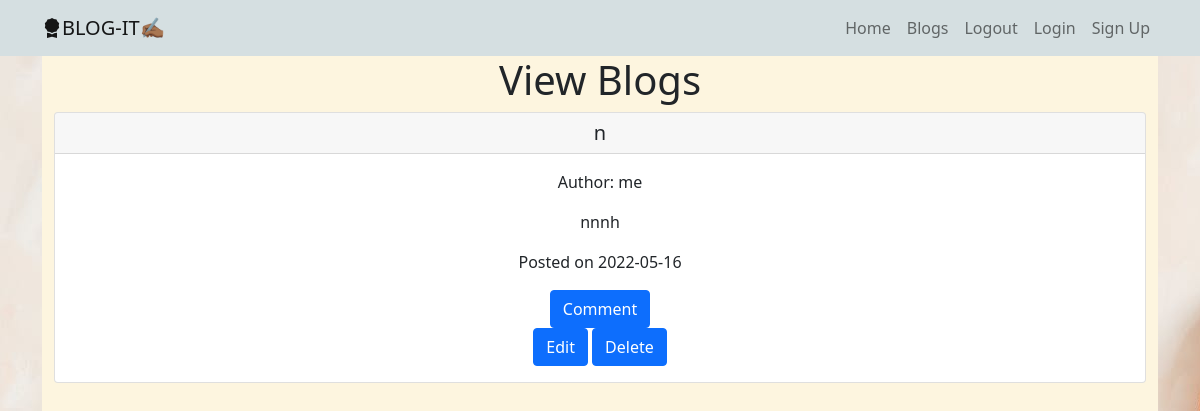
Before: /blogs (signed in) with the older database file.
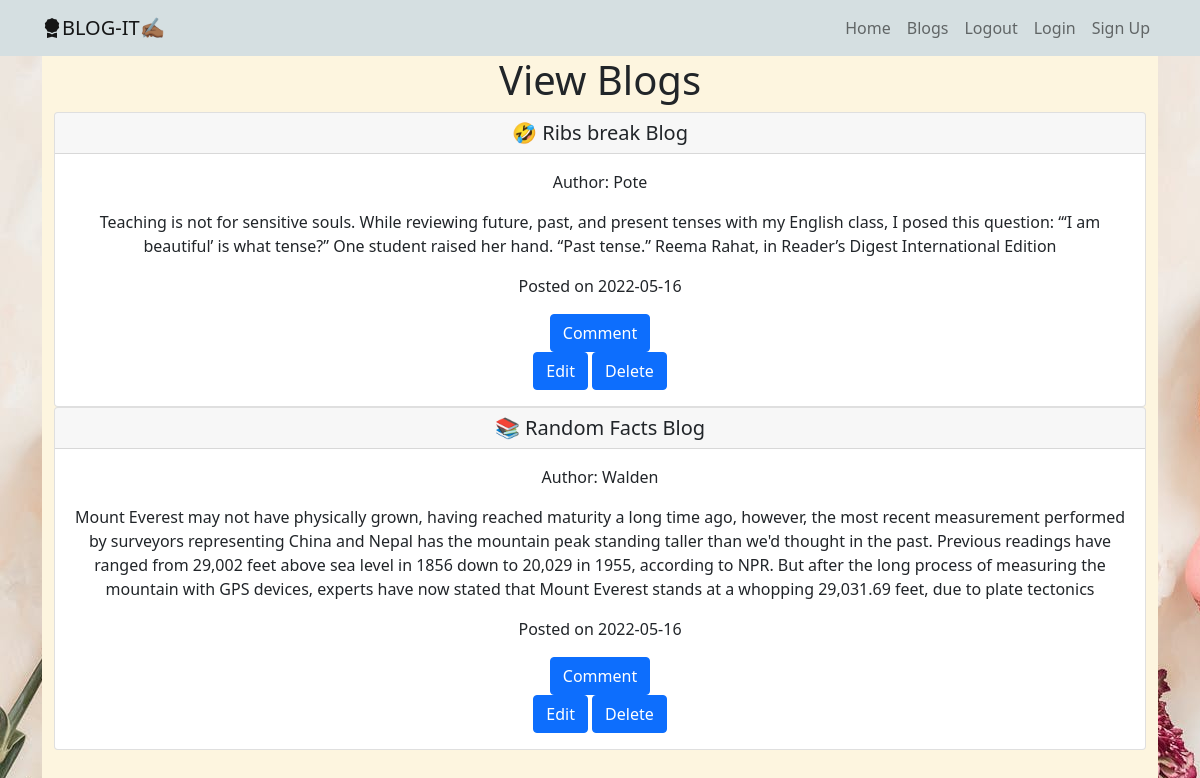
After: the same page with the newer database file.
### app/models.py (models this page shows)
class Blog(db.Model):
    id = db.Column(db.Integer, primary_key=True)
    author = db.Column(db.String(255))
    title = db.Column(db.String(500))
    content = db.Column(db.String(10000))
    date = db.Column(db.DateTime(timezone=True), default=func.now())
    user_id = db.Column(db.Integer, db.ForeignKey('user.id'))
    comment = db.relationship('Comment', backref='blog', lazy='dynamic')

### app/main/views.py (the view)
@main.route('/blogs')
@login_required
def blogs():
    blogs = Blog.query.all()
    return render_template('blog_display.html', blogs=blogs)

### app/__init__.py (called while the page is built)
def create_app(config_name):
    app = Flask(__name__)
    app.config['SECRET_KEY'] = 'potestuff'
    app.config['SQLALCHEMY_DATABASE_URI'] = f'sqlite:///{DB_NAME}'
    db.init_app(app)
    from .auth import auth
    from .main import main
    app.register_blueprint(auth, url_prefix='/')
    app.register_blueprint(main, url_prefix='/')
    from .models import User, Blog, Comment
    create_database(app)
    login_manager = LoginManager()
    login_manager.login_view = 'auth.login'
    login_manager.init_app(app)
    @login_manager.user_loader
    def load_user(id):
        return User.query.get(int(id))
    app.config.from_object(config_options[config_name])
    return app

### app/templates/blog_display.html
{% extends 'base.html'%}
{% from 'blog_display_macro.html' import display_blogs%}
{% block content %}
<div>{{ display_blogs(blogs) }}</div>
{% endblock %}

### app/templates/blog_display_macro.html
{% extends 'base.html' %}
{% macro display_blogs(blogs) %}
<div class="blog-container">
    <div class="container">
        <h1>View Blogs</h1>
        <div class="row">
            <div class="col-md-12">
                 {% if blogs %}
                {% for blog in blogs %}
            <div class="card">
  <h5 class="card-header">{{blog.title}}</h5>
  <div class="card-body">
       <p class="card-text">Author: {{blog.author}}</p>
    <p class="card-text">{{blog.content}}</p>
      <p class="card-text">Posted on {{blog.date.strftime('%Y-%m-%d')}}</p>
      <div class="footer">
          <div class="comment">
    <a href="/comment/{{blog.id}}" class="btn btn-primary">Comment</a>
              </div>
          <div class="edit">
              <a href="/edit/{{blog.id}}" class="btn btn-primary">Edit</a>
              <a href="/delete/{{blog.id}}" class="btn btn-primary">Delete</a>
          </div>
          </div>
  </div>
</div>
                 {% endfor %}
         {% endif %}
            </div>
        </div>
    </div>
</div>
{% endmacro %}

Changed rows visible on the page:
changed Blog: title "n" → "🤣 Ribs break Blog"; author "me" → "Pote"; content "nnnh" → "Teaching is not for sensitive souls. While reviewing future, past, and present tenses with my English class, I posed this question: “‘I am beautiful’ is what tense?” One student raised her hand. “Past tense.” Reema Rahat, in Reader’s Digest International Edition"
added Blog: title "📚 Random Facts Blog", author "Walden", content "Mount Everest may not have physically grown, having reached maturity a long time ago, however, the most recent measurement performed by surveyors representing China and Nepal has the mountain peak standing taller than we'd thought in the past. Previous readings have ranged from 29,002 feet above sea level in 1856 down to 20,029 in 1955, according to NPR. But after the long process of measuring the mountain with GPS devices, experts have now stated that Mount Everest stands at a whopping 29,031.69 feet, due to plate tectonics", date "2022-05-16"
